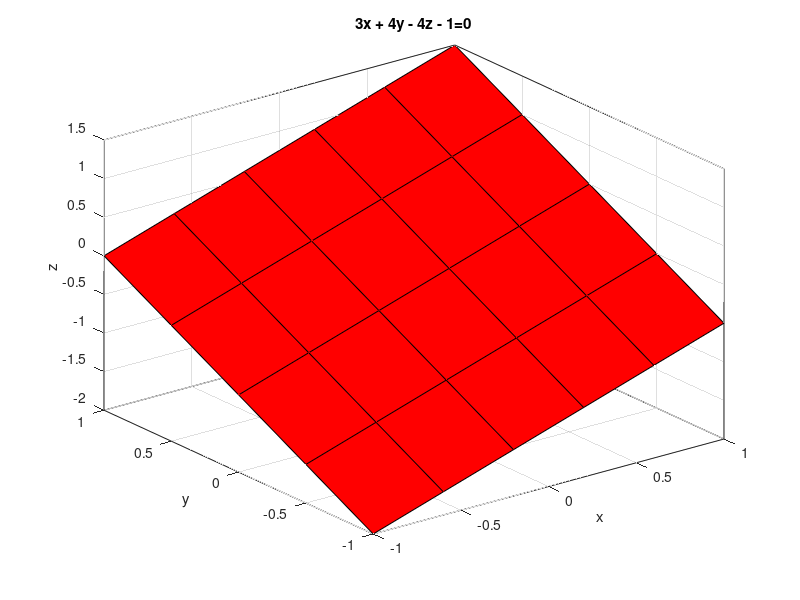

This chart was generated by the following MATLAB code: (Note: this script raises an error after producing the figure.)
A = 3;B = 4; C = -4; D = -1;
x = -1:0.4:1; y = -1:0.5:1;

% ones(lenght(Y),1)
%XX = [1;1;1] * [-1 -1/2 0 1/2 1]
%YY = [1/2 0 -1/2] * ones(1, lenght(x))


[X, Y] = meshgrid(x, y);
Z = (-A * X - B * Y - D) / C;
surf(X, Y, Z), box on;
xlabel('x');
ylabel('y');
zlabel('z');
title('3x + 4y - 4z - 1=0')

hSurf = findobj('Type', "Surface");
set(hSurf, 'FaceColor', 'Red');
set(hSUrf, 'FaceAlpha', 0)

flipud(cool);
% Приемер 5.19

A = [1, -5];
B = [-1, -1];
C = [-1, 1];
D = [1, -0.1];
% Координатыузловых точек
x = -2;0.4;2;
y = -2;0.4;2; % y = x

[X, Y] = meshgrid(x, x);
% Уравнение 
Z = (-A(1) * X - B(1) * Y - D(1)) / C(1);
Z(:, :, 2) = (-A(2) * X - B(2) * Y - D(2)) / C(2); % !!!!!

% Графическое окно

figure('NumberTitle','off', 'Name', 'Liner', 'Renderer','zbuffer')

% First layer color
[height_Z, width_Z] = size(Z(:,:,1));
r = (0:height_Z-1)'./(height_Z) + 0.25;
r = min(r, 1);
R = (r * ones(1, width_Z));
G = (r * zeros(1, width_Z));
B = flipud(G);
TrueColor = R;
TrueColor(:,:,2) = G;
TrueColor(:,:,3) = B;
surface('XData', X, 'YData', Y, 'ZData', Z, 'CData', TrueColor);

